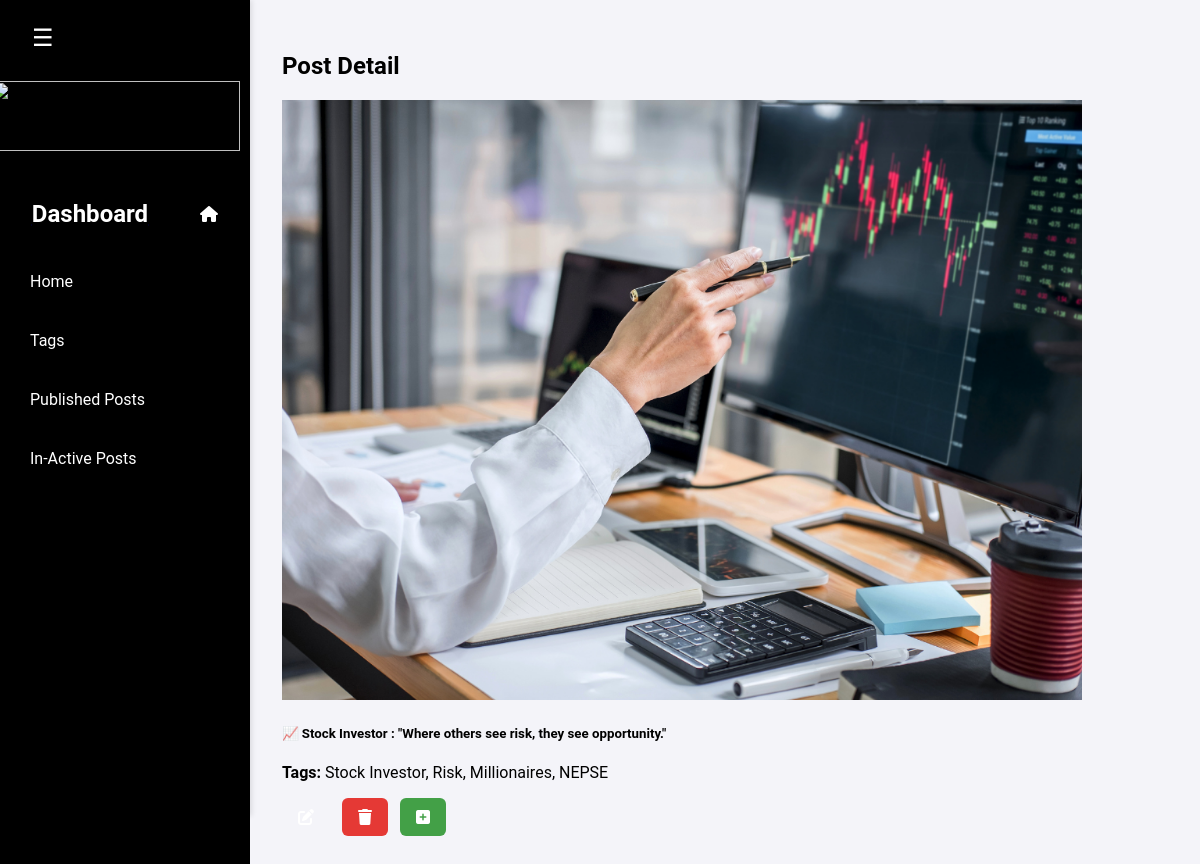
Screenshot of /dash-post-detail/18/ (signed in) with the database file from the repository.
### blogapp/models.py (models this page shows, shortened)
class TimeStampModel(models.Model):
    created_at = models.DateTimeField(auto_now_add=True)
    updated_at = models.DateTimeField(auto_now=True)
    class Meta:
        abstract = True

class Post(TimeStampModel):
    STATUS_CHOICES = [
        ('active', 'Active'),
        ('in_active','Inactive'),
    ]
    title = models.CharField(max_length=200)
    description = models.TextField()
    featured_image = models.ImageField(upload_to='post_images/%Y/%m/%d', blank=False)
    author = models.ForeignKey(settings.AUTH_USER_MODEL, on_delete=models.CASCADE)  # ✅ FIXED
    status = models.CharField(max_length=20, choices=STATUS_CHOICES, default='active')
    published_at = models.DateTimeField(null=True, blank=True)
    tag = models.ManyToManyField(Tag)

class Tag(TimeStampModel):
    name = models.CharField(max_length=100)
    def __str__(self):
        return self.name

### dashboard/views.py (the view)
# urls.py: path("dash-post-detail/<int:pk>/",views.PostDetailView.as_view(),name="dash-post-detail"),
class PostDetailView(LoginRequiredMixin, DetailView):
    model = Post
    template_name = 'marg/Dashboard/post_detail.html'
    context_object_name = 'post'
    def get_queryset(self):
        return Post.objects.filter(pk=self.kwargs['pk'])

### templates/marg/Dashboard/post_detail.html (shortened to what this page needs)
{% extends 'marg/Dashboard/header.html' %}
{% block content %}
<div class="main-content" id="main-content">
    <h2>Post Detail</h2>
    <div class="container mt-5">
        <div class="row">
            <div class="col-md-10">
                <div class="post-card">
                    <img src="{{ post.featured_image.url }}" alt="Featured Image" class="featured-image" width="800px">
                    <h5>{{ post.title }}</h5>
                    <p><strong>Tags:</strong> {{ post.tag.all|join:", " }}</p>
                </div>
            </div>
            <div class="col-md-2">
                <div class="action-buttons">
                    <td class="action-buttons">
                        <a href="{% url 'post-update' post.pk %}" title="Edit this Post" class="btn btn-sm btn-primary"><i class="fa-solid fa-pen-to-square" title="click to edit"></i></a>
                        <a href="{% url 'post-delete' post.pk %}" title="Delete this Post" class="btn btn-sm btn-danger"><i class="fa-solid fa-trash" title="click to Delete"></i></a>
                        <a href="{% url 'post-publish-view' post.pk %}" class="btn btn-success"><i class="fa-solid fa-square-plus" title="click to Save"></i></a>
                      </td>
                </div>
               </div>
        </div>
    </div>
</div>
{% endblock content %}

### static/marg/assets/css/dashboard.css (style rules this page uses)
body { margin: 0; padding: 0; font-family: "Roboto", sans-serif; display: flex; min-height: 100vh; background-color: #000000; }
.main-content { margin-left: 250px; flex: 1; padding: 2rem; transition: margin-left 0.3s ease; background-color: #f4f4f9; }
.btn { display: inline-block; padding: 0.6rem 1rem; text-decoration: none; border-radius: 6px; color: white; font-weight: 500; margin-right: 0.5rem; transition: all 0.3s; }
.btn-danger { background-color: #e53935; }
.btn-success { background-color: #43a047; }

### rows the page displays
Post: featured_image (picture), title "📈 Stock Investor : \"Where others see risk, they see opportunity.\"", tag.all "Stock Investor, Risk, Millionaires, NEPSE"
